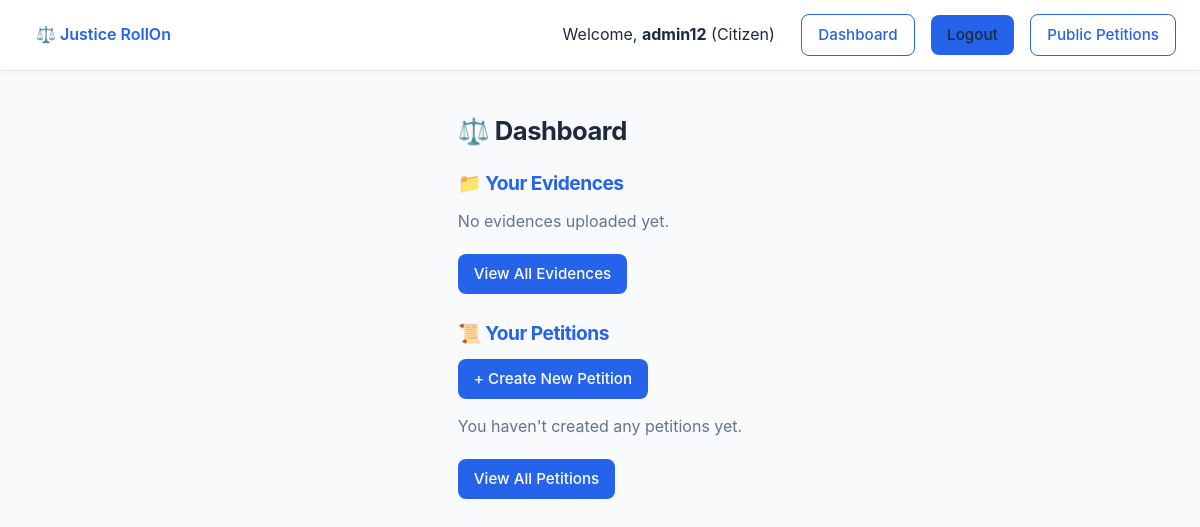
Page /dashboard/ (signed in) on the earlier database version.
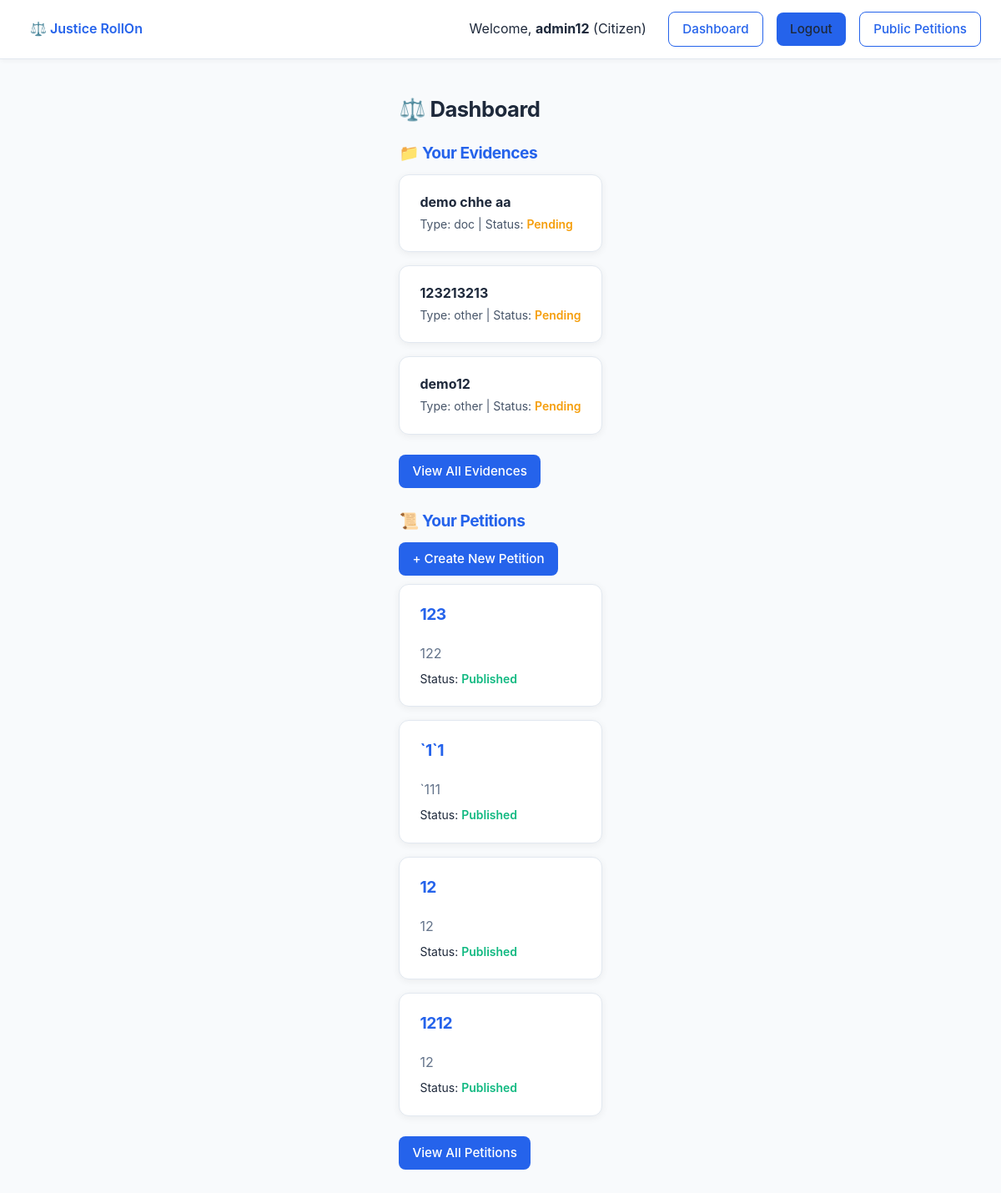
Same page on the later database version.
### core/models.py (models this page shows, shortened)
class User(AbstractUser):
    ROLE_CHOICES = (("admin","Admin"), ("lawyer","Lawyer"), ("citizen","Citizen"))
    role = models.CharField(max_length=20, choices=ROLE_CHOICES, default="citizen")

class Evidence(models.Model):
    FILE_TYPES = (
        ("image","Image"),
        ("pdf","PDF"),
        ("video","Video"),
        ("doc","Document"),
        ("other","Other"),
    )
    uploader = models.ForeignKey(User, on_delete=models.CASCADE, related_name="evidences")
    file = models.FileField(upload_to="evidence/")
    title = models.CharField(max_length=255)
    file_type = models.CharField(max_length=20, choices=FILE_TYPES, default="other")
    uploaded_at = models.DateTimeField(auto_now_add=True)
    size_bytes = models.PositiveIntegerField(null=True, blank=True)
    case_tag = models.CharField(max_length=128, blank=True)
    verification_status = models.CharField(max_length=20, choices=(("pending","Pending"),("verified","Verified"),("rejected","Rejected")), default="pending")

class Petition(models.Model):
    creator = models.ForeignKey(User, on_delete=models.CASCADE, related_name="petitions")
    title = models.CharField(max_length=255)
    description = models.TextField()
    category = models.CharField(max_length=100, choices=[
        ("general", "General"),
        ("legal", "Legal Rights"),
        ("welfare", "Public Welfare"),
        ("environment", "Environmental"),
        ("policy", "Policy Reform"),
    ], default="general")
    visibility = models.CharField(max_length=20, choices=[("public", "Public"), ("private", "Private")], default="public")
    status = models.CharField(
        max_length=20,
        choices=[
            ("draft", "Draft"),
            ("pending", "Pending"),
            ("published", "Published"),
            ("rejected", "Rejected"),
        ],
        default="draft",
    )
    evidences = models.ManyToManyField("Evidence", related_name="petitions", blank=True)
    supporters = models.ManyToManyField("User", related_name="supported_petitions", blank=True)  # ✅ add this
    supporter_count = models.PositiveIntegerField(default=0)  # ✅ optional, for fast counting
    created_at = models.DateTimeField(auto_now_add=True)
    published_at = models.DateTimeField(null=True, blank=True)

### core/views.py (the view)
# urls.py: path("dashboard/", views.dashboard, name="dashboard"),
@login_required
def dashboard(request):
    if request.user.role == "admin":
        petitions = Petition.objects.filter(status="pending")
        return render(request, "dashboard.html", {"admin_view": True, "petitions": petitions})
    if request.user.role == "lawyer":
        slots = ConsultationSlot.objects.filter(lawyer=request.user)
        return render(request, "dashboard.html", {"lawyer_view": True, "slots": slots})
    evidences = Evidence.objects.filter(uploader=request.user)
    petitions = Petition.objects.filter(creator=request.user)
    return render(request, "dashboard.html", {"citizen_view": True, "evidences": evidences, "petitions": petitions})

### core/templates/dashboard.html (shortened to what this page needs)
{% extends "base.html" %}
{% load static %}
{% block content %}
<h2 style="margin-bottom: 16px;">⚖️ Dashboard</h2>
{% if citizen_view %}
<div style="margin-bottom: 24px;">
  <h3 style="margin-bottom: 10px;">📁 Your Evidences</h3>
  {% if evidences %}
    {% for e in evidences %}
    <div class="card">
      <strong>{{ e.title }}</strong><br>
      <span style="font-size: 14px; color: #475569;">
        Type: {{ e.file_type }} | Status:
        {% if e.verification_status == "verified" %}
          <span style="color: var(--success); font-weight: 600;">Verified</span>
        {% else %}
          <span style="color: var(--warning); font-weight: 600;">Pending</span>
        {% endif %}
      </span>
    </div>
    {% endfor %}
  {% else %}
    <p style="color: #64748B;">No evidences uploaded yet.</p>
  {% endif %}
  <a class="btn" href="{% url 'evidence_list' %}" style="margin-top: 8px;">View All Evidences</a>
</div>
<div>
  <h3 style="margin-bottom: 10px;">📜 Your Petitions</h3>
  <a class="btn" href="{% url 'petition_create' %}" style="margin-bottom: 10px;">+ Create New Petition</a>
  {% if petitions %}
    {% for p in petitions %}
    <div class="card" id="petition-{{ p.id }}">
      <h3 style="margin-top: 0;">{{ p.title }}</h3>
      <p style="margin-bottom: 6px;">{{ p.description|truncatechars:100 }}</p>
      <span style="font-size: 14px;">
        Status:
        {% if p.status == "published" %}
          <span style="color: var(--success); font-weight: 600;">Published</span>
        {% elif p.status == "pending" %}
          <span style="color: var(--warning); font-weight: 600;">Pending Review</span>
        {% elif p.status == "draft" %}
          <span style="color: var(--ink); font-weight: 600;">Draft</span>
          <button class="btn outline submit-btn" data-id="{{ p.id }}" style="margin-left: 8px;">📤 Submit for Review</button>
        {% else %}
          <span style="color: var(--ink); font-weight: 600;">{{ p.status|title }}</span>
        {% endif %}
      </span>
    </div>
    {% endfor %}
  {% else %}
    <p style="color: #64748B;">You haven't created any petitions yet.</p>
  {% endif %}
  <a class="btn" href="{% url 'petition_list' %}" style="margin-top: 8px;">View All Petitions</a>
</div>
{% endif %}
{% endblock %}

### core/templates/base.html (shortened to what this page needs)
<!DOCTYPE html>
<html lang="en">
{% load static %}
  <head>
    <link rel="stylesheet" href="{% static 'core/css/style.css' %}" />
  </head>
  <body>
    <div class="topnav">
      <div>
        <a href="{% url 'home' %}"
          style="font-weight: 600; color: var(--primary); text-decoration: none;">
          ⚖️ Justice RollOn
        </a>
      </div>
      <div>
        {% if user.is_authenticated %}
          <span style="margin-right: 10px">
            Welcome, <strong>{{ user.username }}</strong> ({{ user.role|title }})
          </span>
          <a class="btn outline" href="{% url 'dashboard2' %}">Dashboard</a>
          <a class="btn" href="{% url 'logout' %}">Logout</a>
        {% else %}
          <a class="btn outline" href="{% url 'login' %}">Login</a>
          <a class="btn" href="{% url 'register' %}">Register</a>
        {% endif %}
        <a class="btn outline" href="{% url 'justice_index' %}">Public Petitions</a>
      </div>
    </div>
    <div class="container">{% block content %}{% endblock %}</div>
  </body>
</html>

### core/static/core/css/style.css (style rules this page uses)
:root { --ink: #1e293b; --bg: #f8fafc; --primary: #2563eb; --primary-light: #3b82f6; --success: #10b981; --warning: #f59e0b; --danger: #dc2626; --muted: #64748b; --card-radius: 12px; --shadow: 0 2px 10px rgba(0, 0, 0, 0.06); --shadow-hover: 0 4px 16px rgba(0, 0, 0, 0.08); }
* { box-sizing: border-box; font-family: "Inter", "Segoe UI", Roboto, sans-serif; transition: all 0.15s ease-in-out; }
body { background: var(--bg); color: var(--ink); margin: 0; padding: 0; line-height: 1.6; min-height: 100vh; display: flex; flex-direction: column; }
.topnav { display: flex; justify-content: space-between; align-items: center; padding: 14px 24px; background: #ffffff; border-bottom: 1px solid #e2e8f0; box-shadow: 0 2px 6px rgba(0, 0, 0, 0.04); position: sticky; top: 0; z-index: 10; }
.topnav a { text-decoration: none; color: var(--ink); font-weight: 500; margin-left: 12px; }
.container { max-width: 980px; margin: 40px auto; padding: 0 16px; }
.card { background: #ffffff; border-radius: var(--card-radius); padding: 20px 24px; box-shadow: var(--shadow); margin-bottom: 16px; border: 1px solid #e2e8f0; }
h1, h2, h3 { color: var(--ink); font-weight: 700; letter-spacing: -0.5px; margin-top: 0; }
h2 { font-size: 1.6rem; }
h3 { font-size: 1.2rem; color: var(--primary); }
p { color: var(--muted); margin: 0.3rem 0 0.8rem; line-height: 1.5; }
.btn { display: inline-block; background: var(--primary); color: #ffffff; padding: 8px 16px; border-radius: 8px; border: none; text-decoration: none; font-weight: 500; cursor: pointer; font-size: 0.95rem; }
.btn.outline { background: transparent; color: var(--primary); border: 1px solid var(--primary); }

Differences in the rows shown:
added Evidence: title "demo chhe aa", file_type "doc", verification_status "Pending"
added Evidence: title "123213213", file_type "other", verification_status "Pending"
added Evidence: title "demo12", file_type "other", verification_status "Pending"
added Petition: title "123", description "122", status "Published"
added Petition: title "`1`1", description "`111", status "Published"
added Petition: title "12", description "12", status "Published"
added Petition: title "1212", description "12", status "Published"
Other differences:
text no longer shown: "No evidences uploaded yet. You haven't created any petitions yet."
